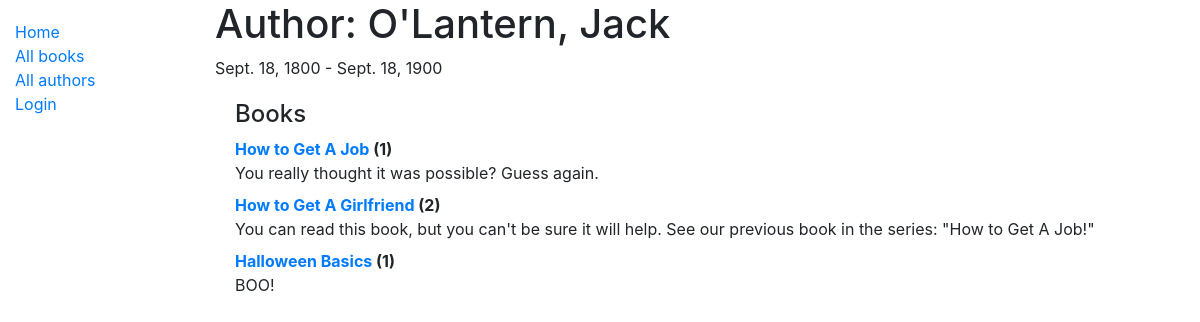
The app's page /catalog/author/1 with its own data.
### catalog/models.py (models this page shows, shortened)
class Author(models.Model):
    first_name = models.CharField(max_length=100)
    last_name = models.CharField(max_length=100)
    date_of_birth = models.DateField(null=True, blank=True)
    date_of_death = models.DateField('Died', null=True, blank=True)
    class Meta:
        ordering = ['last_name', 'first_name']
    def __str__(self):
        return f'{self.last_name}, {self.first_name}'

class Book(models.Model):
    title = models.CharField(max_length=200)
    author = models.ForeignKey('Author', on_delete=models.SET_NULL, null=True)
    summary = models.TextField(max_length=1000, help_text='Enter a brief description of the book')
    isbn = models.CharField('ISBN', max_length=13, unique=True,
                             help_text='13 Character <a href="https://www.isbn-international.org/content/what-isbn">ISBN number</a>')
    genre = models.ManyToManyField(Genre, help_text='Select a genre for this book')
    def __str__(self):
        return self.title
    def display_genre(self):
        """Create a string for the Genre. This is required to display genre in Admin."""
        return ', '.join(genre.name for genre in self.genre.all()[:3])
    display_genre.short_description = 'Genre'

### catalog/views.py (the view)
class AuthorDetailView(generic.DetailView):
    model = Author

### catalog/templates/catalog/author_detail.html
{% extends "base_generic.html" %}
{% block content %}
<h1>Author: {{ author }} </h1>
<p>{{author.date_of_birth}} - {% if author.date_of_death %}{{author.date_of_death}}{% endif %}</p>
<div style="margin-left:20px;margin-top:20px">
<h4>Books</h4>
<dl>
{% for book in author.book_set.all %}
  <dt><a href="{% url 'book-detail' book.pk %}">{{book}}</a> ({{book.bookinstance_set.all.count}})</dt>
  <dd>{{book.summary}}</dd>
{% endfor %}
</dl>
</div>
{% endblock %}

### records on screen
Author: last_name+first_name "O'Lantern, Jack", date_of_birth "Sept. 18, 1800", date_of_death "Sept. 18, 1900"
Book: title "How to Get A Job", bookinstance_set.all.count "1", summary "You really thought it was possible? Guess again."
Book: title "How to Get A Girlfriend", bookinstance_set.all.count "2", summary "You can read this book, but you can't be sure it will help. See our previous book in the series: \"How to Get A Job!\""
Book: title "Halloween Basics", bookinstance_set.all.count "1", summary "BOO!"
